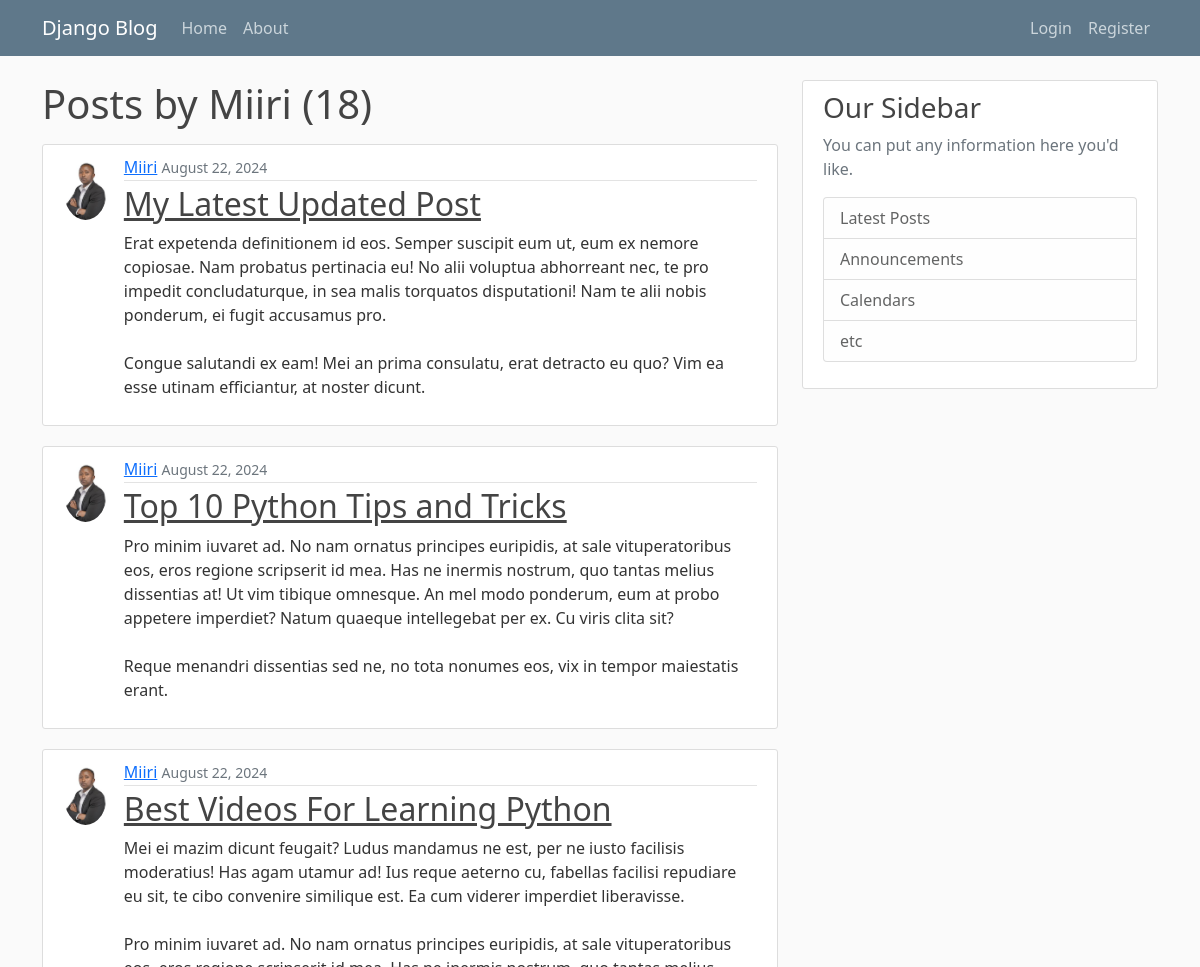
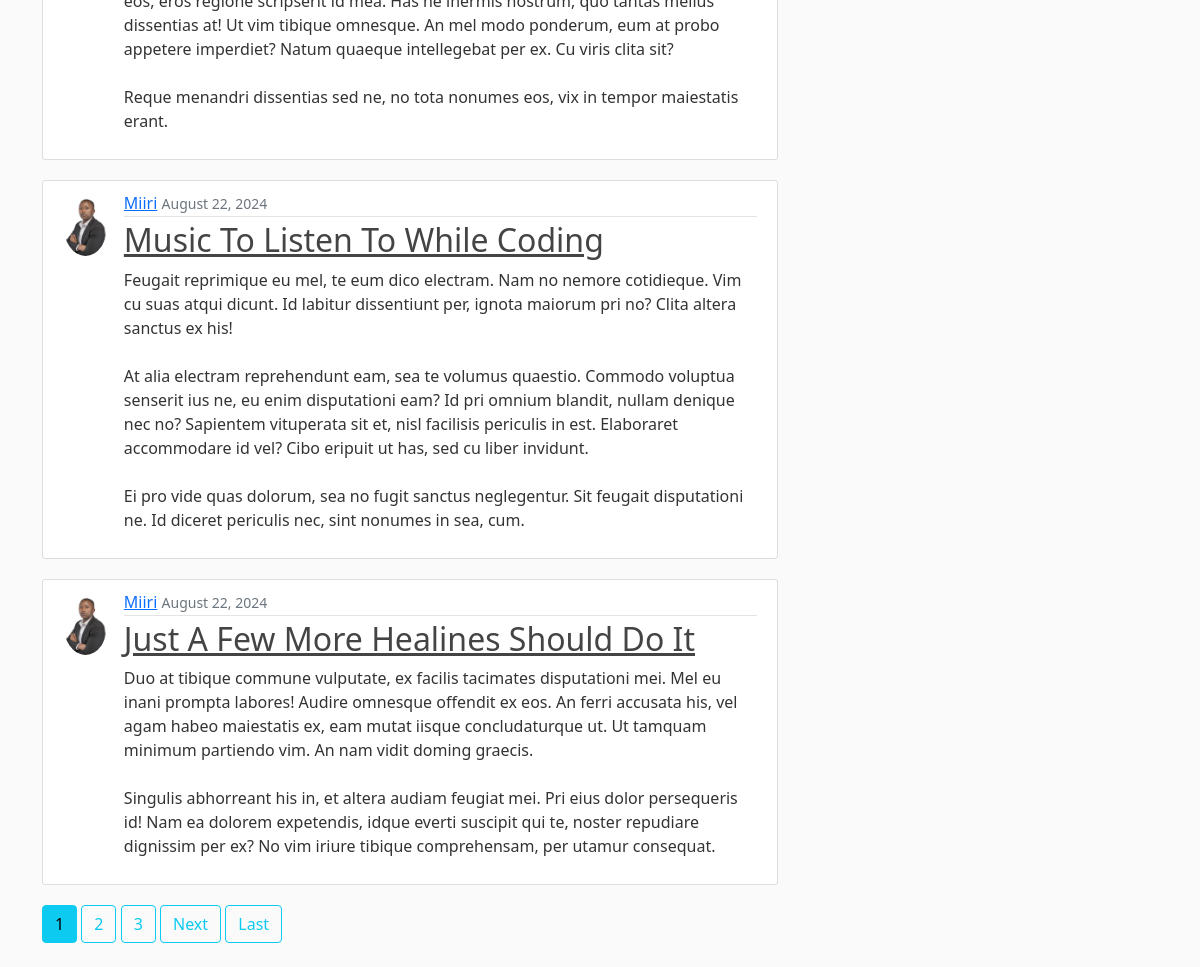
/user/Miiri, run on the app's committed database (2 pictures, top to bottom).
### blog/models.py (models this page shows, shortened)
class Post(models.Model):
    title = models.CharField(max_length=100)
    content = models.TextField()
    date_posted = models.DateTimeField(default=timezone.now)
    author = models.ForeignKey(User, on_delete=models.CASCADE)

### users/models.py (models this page shows, shortened)
class Profile(models.Model):
    user = models.OneToOneField(User, on_delete=models.CASCADE)
    image = models.ImageField(default='ELECTRICITY.png', upload_to='profile_pics')

### blog/views.py (the view)
# urls.py: path('user/<str:username>', UserPostlistView.as_view(), name = 'user-posts'),
class UserPostlistView(ListView):
    model = Post
    template_name = 'blog/user_posts.html' #<app>/<model>_<viewtype>.html
    context_object_name = 'posts'
    paginate_by = 5
    def get_queryset(self):
        user = get_object_or_404(User, username=self.kwargs.get('username'))
        return Post.objects.filter(author=user).order_by('-date_posted')

### blog/templates/blog/user_posts.html (shortened to what this page needs)
{% extends "blog/base.html" %}
{% block content%}
    <h1 class="mb-3">Posts by {{ view.kwargs.username }} ({{ page_obj.paginator.count  }})</h1>
    {% for post in posts %}
        <article class="media content-section d-flex align-items-start">
            <img class = "rounded-circle article-img mr-3" src="{{ post.author.profile.image.url }}" >
            <div class="media-body">
                <div class="article-metadata">
                    <a class="mr-2" href="{% url 'user-posts' post.author.username %}">{{ post.author }}</a>
                    <small class="text-muted">{{ post.date_posted| date:"F d, Y" }}</small>
                </div>
                <h2><a class="article-title" href="{% url 'post-detail' post.id %}">{{ post.title }}</a></h2>
                <p class="article-content">{{ post.content }}</p>
            </div>
        </article>
    {% endfor %}
    {% if is_paginated %}
        {% for num in page_obj.paginator.page_range %}
            {% if page_obj.number == num %}
                <a class ="btn btn-info mb-4 "href="?page={{ num }}">{{ num }}</a>
            {% elif num > page_obj.number|add:'-3' and num < page_obj.number|add:'3' %}
                <a class ="btn btn-outline-info mb-4 "href="?page={{ num }}">{{ num }}</a>
            {% endif %}
        {% endfor %}
        {% if page_obj.has_next %}
            <a class ="btn btn-outline-info mb-4 "href="?page={{ page_obj.next_page_number}}">Next </a>
            <a class ="btn btn-outline-info mb-4 "href="?page={{ page_obj.paginator.num_pages }}">Last</a>
        {% endif %}
    {% endif %}
{% endblock content %}

### blog/static/blog/main.css (style rules this page uses)
body { background: #fafafa; color: #333333; margin-top: 5rem; }
h1, h2, h3, h4, h5, h6 { color: #444444; }
.content-section { background: #ffffff; padding: 10px 20px; border: 1px solid #dddddd; border-radius: 3px; margin-bottom: 20px; }
.article-title { color: #444444; }
.article-content { white-space: pre-line; }
.article-img { height: 65px; width: 65px; margin-right: 16px; }
.article-metadata { padding-bottom: 1px; margin-bottom: 4px; border-bottom: 1px solid #e3e3e3 }

### data on the page
Post: author.profile.image (picture), author "Miiri", date_posted "August 22, 2024", title "My Latest Updated Post", content "Erat expetenda definitionem id eos. Semper suscipit eum ut, eum ex nemore copiosae. Nam probatus pertinacia eu! No alii voluptua abhorreant nec, te pro impedit concludaturque, in sea malis torquatos disputationi! Nam te alii nobis ponderum, ei fugit accusamus pro. Congue salutandi ex eam! Mei an prima consulatu, erat detracto eu quo? Vim ea esse utinam efficiantur, at noster dicunt."
Post: author.profile.image (picture), author "Miiri", date_posted "August 22, 2024", title "Top 10 Python Tips and Tricks", content "Pro minim iuvaret ad. No nam ornatus principes euripidis, at sale vituperatoribus eos, eros regione scripserit id mea. Has ne inermis nostrum, quo tantas melius dissentias at! Ut vim tibique omnesque. An mel modo ponderum, eum at probo appetere imperdiet? Natum quaeque intellegebat per ex. Cu viris clita sit? Reque menandri dissentias sed ne, no tota nonumes eos, vix in tempor maiestatis erant."
Post: author.profile.image (picture), author "Miiri", date_posted "August 22, 2024", title "Best Videos For Learning Python", content "Mei ei mazim dicunt feugait? Ludus mandamus ne est, per ne iusto facilisis moderatius! Has agam utamur ad! Ius reque aeterno cu, fabellas facilisi repudiare eu sit, te cibo convenire similique est. Ea cum viderer imperdiet liberavisse. Pro minim iuvaret ad. No nam ornatus principes euripidis, at sale vituperatoribus eos, eros regione scripserit id mea. Has ne inermis nostrum, quo tantas melius dissentias at! Ut vim tibique omnesque. An mel modo ponderum, eum at probo appetere imperdiet? Natum quaeque intellegebat per ex. Cu viris clita sit? Reque menandri dissentias sed ne, no tota nonumes eos, vix in tempor maiestatis erant."
Post: author.profile.image (picture), author "Miiri", date_posted "August 22, 2024", title "Music To Listen To While Coding", content "Feugait reprimique eu mel, te eum dico electram. Nam no nemore cotidieque. Vim cu suas atqui dicunt. Id labitur dissentiunt per, ignota maiorum pri no? Clita altera sanctus ex his! At alia electram reprehendunt eam, sea te volumus quaestio. Commodo voluptua senserit ius ne, eu enim disputationi eam? Id pri omnium blandit, nullam denique nec no? Sapientem vituperata sit et, nisl facilisis periculis in est. Elaboraret accommodare id vel? Cibo eripuit ut has, sed cu liber invidunt. Ei pro vide quas dolorum, sea no fugit sanctus neglegentur. Sit feugait disputationi ne. Id diceret periculis nec, sint nonumes in sea, cum."
Post: author.profile.image (picture), author "Miiri", date_posted "August 22, 2024", title "Just A Few More Healines Should Do It", content "Duo at tibique commune vulputate, ex facilis tacimates disputationi mei. Mel eu inani prompta labores! Audire omnesque offendit ex eos. An ferri accusata his, vel agam habeo maiestatis ex, eam mutat iisque concludaturque ut. Ut tamquam minimum partiendo vim. An nam vidit doming graecis. Singulis abhorreant his in, et altera audiam feugiat mei. Pri eius dolor persequeris id! Nam ea dolorem expetendis, idque everti suscipit qui te, noster repudiare dignissim per ex? No vim iriure tibique comprehensam, per utamur consequat."

### other printed values
{{ view.kwargs.username }} "Miiri"
{{ page_obj.paginator.count }} "18"
{{ num }} "1"
{{ num }} "2" "3"
